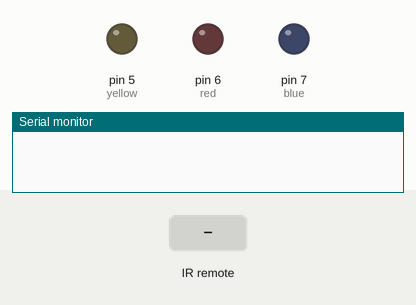
Simulated run of this sketch. Board: Arduino Uno, built with avr-gcc and run on an emulated ATmega328P. Shown: output pins drawn as LEDs (lit = HIGH), the last lines printed to the serial monitor. The inputs (shaded band) are chosen by the test bench.

Above: at 1.2 s.
1.3 s: infrared code 0xF30CFF00 received
At 2.4 s:
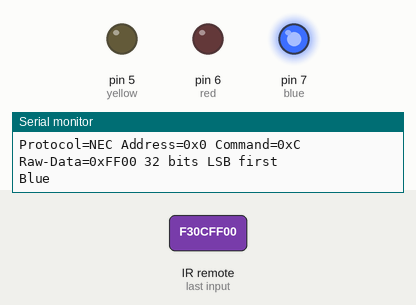
2.8 s: infrared code 0xE718FF00 received
At 3.6 s:
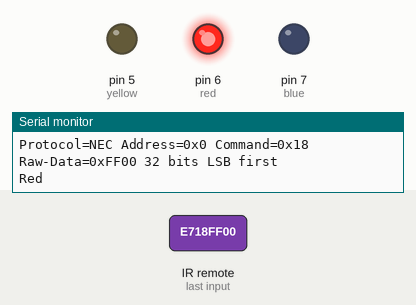
4.3 s: infrared code 0xA15EFF00 received
At 4.8 s:
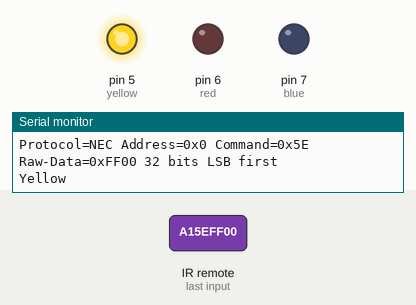
Timing chart, 0 to 7.3 s (numbered marks = the images above; inputs shaded):
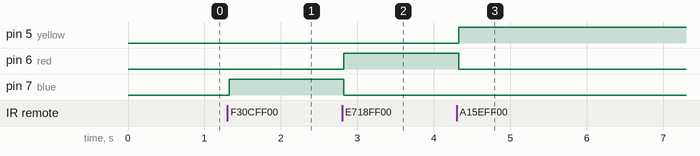

Measured:
- after the input at 1.3 s, pin 7 (blue): LOW → HIGH at once
- after the input at 2.8 s, pin 6 (red): LOW → HIGH at once; pin 7 (blue): HIGH → LOW at once
- after the input at 4.3 s, pin 5 (yellow): LOW → HIGH at once; pin 6 (red): HIGH → LOW at once

The sketch:

led_irremote.ino
```cpp
#include <IRremote.hpp>

const int blue = 7;
const int red = 6;
const int yellow = 5;

const int IR_RECEIVER_PIN = 12;

void setup() {
  Serial.begin(9600);
  IrReceiver.begin(IR_RECEIVER_PIN, ENABLE_LED_FEEDBACK);

  pinMode(blue, OUTPUT);
  pinMode(red, OUTPUT);
  pinMode(yellow, OUTPUT);
}

void loop() {
  if (IrReceiver.decode()) {
    Serial.println(IrReceiver.decodedIRData.decodedRawData, HEX);
    IrReceiver.printIRResultShort(&Serial);

    switch (IrReceiver.decodedIRData.decodedRawData) {
      case 0xE916FF00:
        Serial.println("OFF");
        digitalWrite(blue, LOW);
        digitalWrite(red, LOW);
        digitalWrite(yellow, LOW);
        break;
      case 0xF30CFF00:
        Serial.println("Blue");
        digitalWrite(blue, HIGH);
        digitalWrite(red, LOW);
        digitalWrite(yellow, LOW);
        break;
      case 0xE718FF00:
        Serial.println("Red");
        digitalWrite(blue, LOW);
        digitalWrite(red, HIGH);
        digitalWrite(yellow, LOW);
        break;
      case 0xA15EFF00:
        Serial.println("Yellow");
        digitalWrite(blue, LOW);
        digitalWrite(red, LOW);
        digitalWrite(yellow, HIGH);
        break;
    }

    IrReceiver.resume();
  }
}
```
